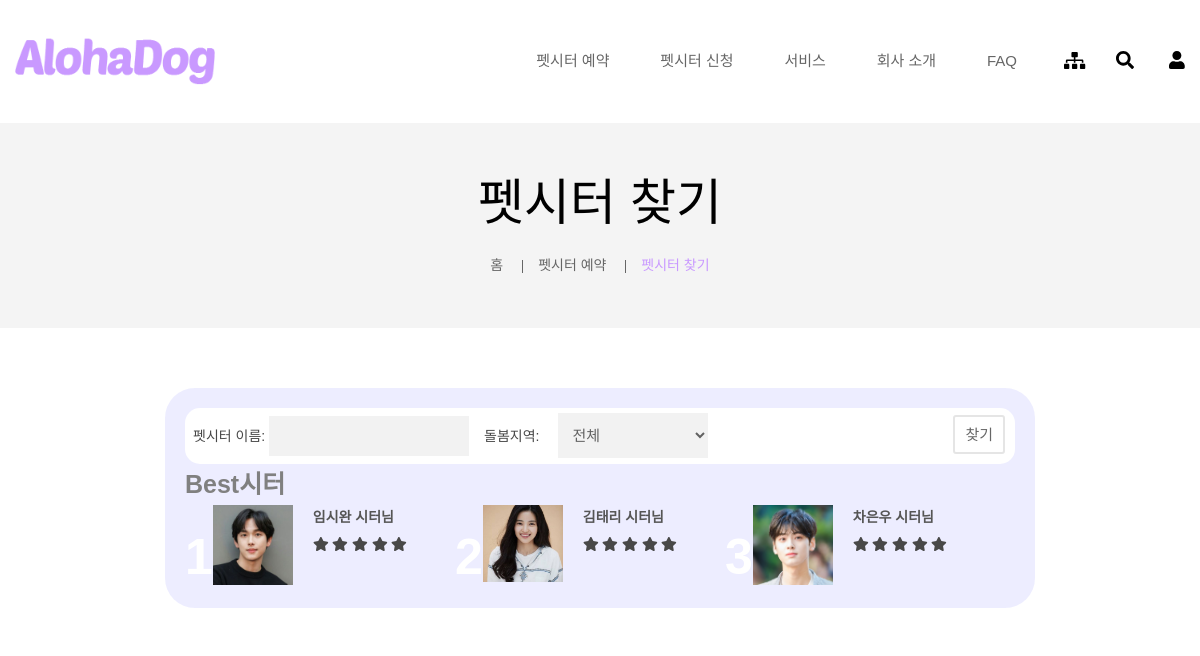
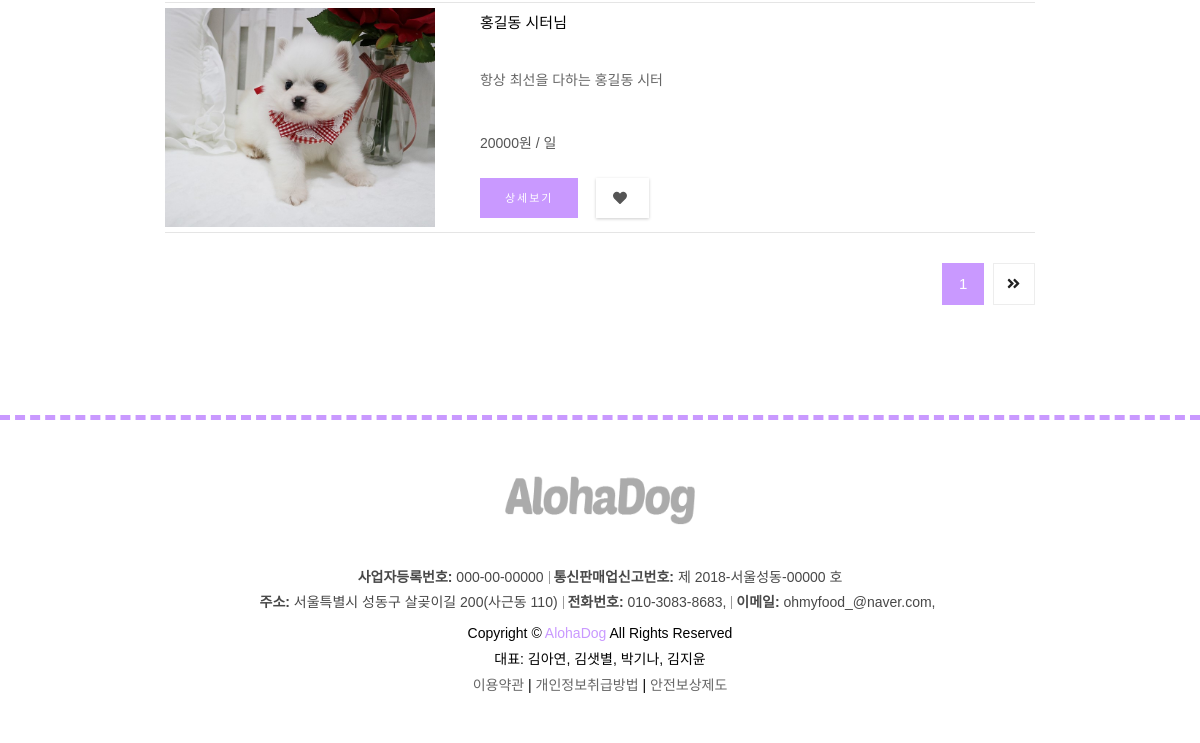
Before: /sitter with the older database file (2 pictures, top to bottom).
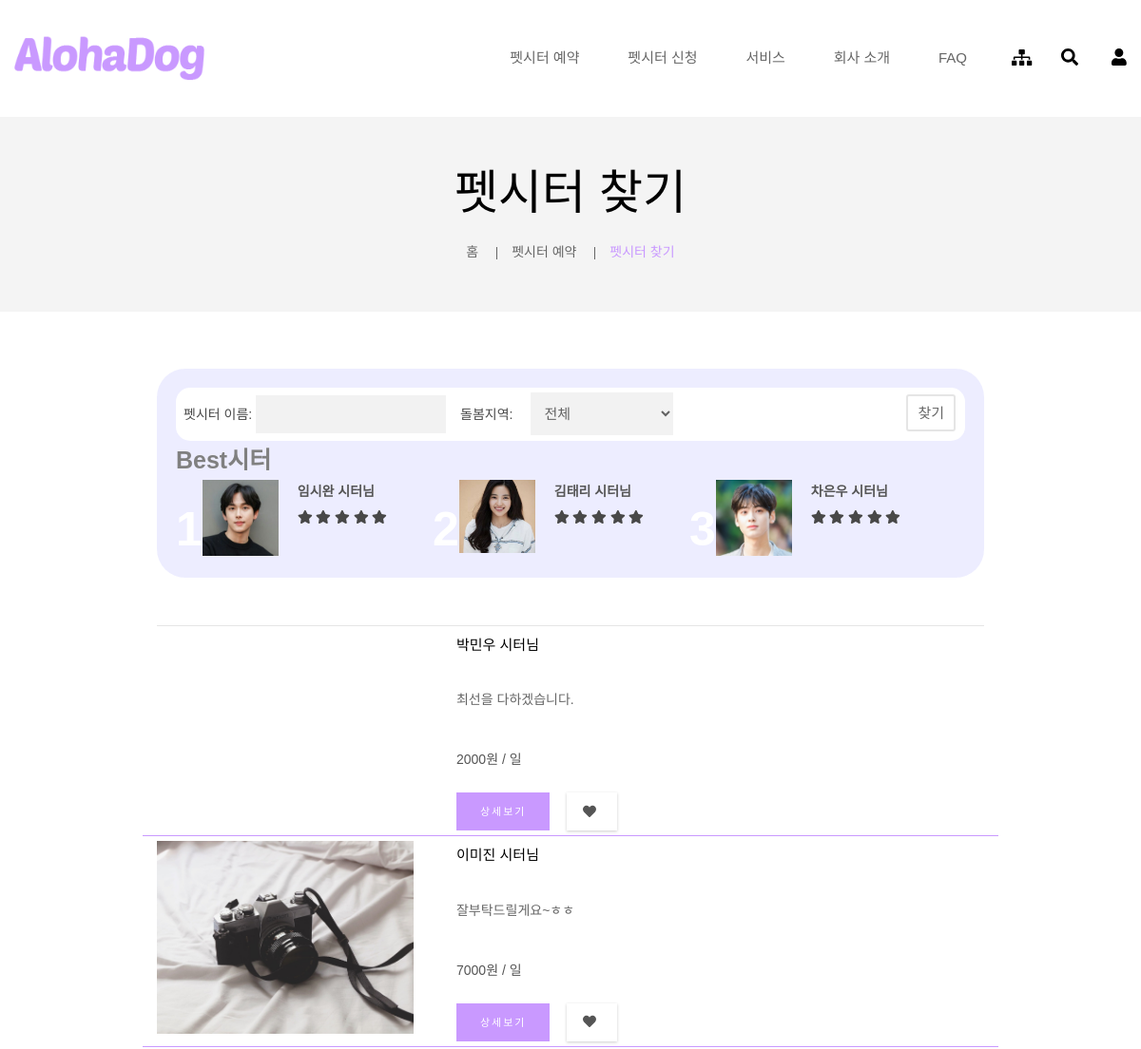
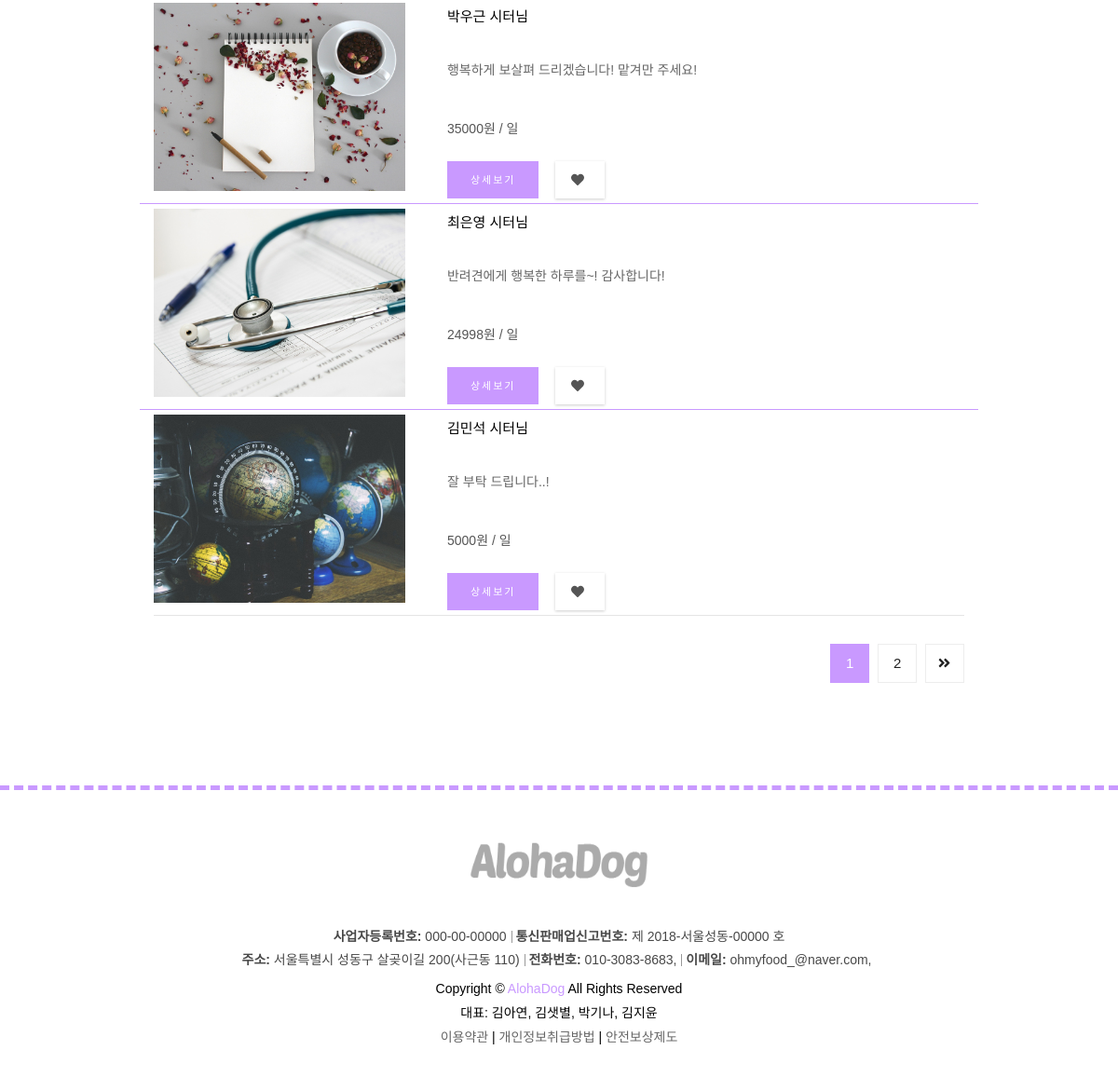
After: the same page with the newer database file (2 pictures, top to bottom).
### homepage/models.py (models this page shows, shortened)
class Sitter(models.Model):
    userprofile = models.OneToOneField('UserProfile', on_delete=models.CASCADE, verbose_name="시터이름")
    account_number = models.CharField(max_length=100, verbose_name="계좌번호")
    profile = models.ImageField(upload_to='profile/', verbose_name="프로필 사진")
    bank_name = models.CharField(max_length=10, choices=BANK_NAME_CHOICES, verbose_name="은행명")
    introduction = models.CharField(max_length=200, verbose_name="시터소개")
    free_services = models.CharField(max_length=100, verbose_name='무료 서비스')
    paid_services = models.CharField(max_length=100, verbose_name='유료 서비스')
    day_price = models.IntegerField(default=0, verbose_name='일당')
    care_zone = models.CharField(max_length=100, verbose_name='돌봄 공간')
    housemate_situation = models.CharField(max_length=100, verbose_name='가족 동거 유무')
    pet_situation = models.CharField(max_length=100, verbose_name='다른 반려동물 유무')
    qna = models.TextField(max_length=1000, verbose_name="QnA")

class UserProfile(models.Model):
    user = models.OneToOneField(settings.AUTH_USER_MODEL, on_delete=models.CASCADE, verbose_name='유저')
    name = models.CharField(max_length=50, verbose_name='회원 이름')
    sex = models.CharField(max_length=1, choices=SEX_CHOICES, verbose_name='회원 성별', default='F')
    birth_date = models.DateField(verbose_name='회원 생일')
    phone_number = models.CharField(max_length=20, verbose_name='회원 핸드폰번호')
    email = models.EmailField(max_length=50, verbose_name='회원 이메일')
    zip_code = models.CharField(max_length=10, verbose_name='우편 번호')
    address1 = models.CharField(max_length=50, verbose_name='회원 주소1')
    address2 = models.CharField(max_length=50, verbose_name='회원 주소2')
    profile = models.FileField(upload_to='uploads/', verbose_name='회원 사진')
    registration_datetime = models.DateTimeField(auto_now=True, verbose_name='회원가입일')
    membership_level = models.CharField(max_length=10, verbose_name='회원 등급', choices=MEMBER_SHIP_LEVEL_CHOICES,
                                        default='member')

### homepage/sitters.py (the view)
# urls.py: path('sitter', sitters.sitter_list, name='sitter_list'),
def sitter_list(request):
    search_keyword = request.GET.get('keyword')
    search_city = request.GET.get('city')
    page = request.GET.get('page')
    context = dict()
    if search_keyword or search_city:
        if search_keyword:
            context['search_keyword'] = search_keyword
            sitter = Sitter.objects.filter(userprofile__name__contains=search_keyword)
        else:
            sitter = Sitter.objects.all()
        if search_city and not search_city == "전체":
            context['search_city'] = search_city
            sitter = sitter.filter(userprofile__address1__contains=search_city)
        context['search_message'] = str(sitter.count()) + '개의 검색 결과가 있습니다.'
    else:
        sitter = Sitter.objects.all()
    paginator = Paginator(sitter, 5)
    sitter = paginator.get_page(page)
    context['sitters'] = sitter
    return render(request, 'sitter/sitter_list.html', context=context)

### templates/sitter/sitter_list.html (shortened to what this page needs)
{% extends "base.html" %}
{% load staticfiles %}
{% block extrastyle %}{% static "css/petsitterEmployment/findPetsitter.css" %}{% endblock %}
{% block content %}
    <div class="location-tow mb-60">
        <div class="container">
            <div class="row">
                <div class="col-12">
                    <div class="location-title">
                        <h1>펫시터 찾기</h1>
                    </div>
                    <div class="location-content location-content-tow">
                        <ul>
                            <li><a href="{% url 'index' %}">홈</a></li>
                            <li><a href="#">펫시터 예약</a></li>
                            <li class="active">펫시터 찾기</li>
                        </ul>
                    </div>
                </div>
            </div>
        </div>
    </div>
    <div class="blog-area white-bg pt-0 pb-0 mb-70">
        <div class="container">
            <div class="row">
                <div class="col-lg-9 ml-auto mr-auto">
                    <div class="blog_area blog_area_findpetsitter">
                        <div class="blog_area_top">
                            <div class="blog_area_top0">
                                <form action="" method="get">
                                    <div class="blog_area_top1">
                                        <span>펫시터 이름: </span>
                                        <span><input type="text" id="amount" name="keyword"
                                                     value="{{ search_keyword }}"
                                                     style="width: 200px; height: 40px"/></span>
                                    </div>
                                    <div class="blog_area_top2">
                                        <span>돌봄지역:</span>
                                        <span><select class="wide" name="city">
                                            <option data-display="Select">전체</option>
                                    </select></span>
                                    </div>
                                    <button type="submit" class="blog_area_top0_search">찾기</button>
                                </form>
                            </div>
                            <div class="blog_area_top3">
                                <h4>Best시터</h4>
                                <div class="blog_area_top3_content">
                                    <ul>
                                        <li class="blog_area_top3_li">
                                            <span class="blog_area_top3_num">1</span>
                                            <div class="blog_area_top3_thumb img-full">
                                                <a href=""><img src="{% static 'img/interested_petsitter/eu1.jpg' %}"
                                                                alt=""></a>
                                            </div>
                                            <div class="blog_area_top3_li_content">
                                                <h6><a href="">임시완 시터님</a></h6>
                                                <div class="blog_area_top3_li_review">
                                                    <i class="fa fa-star"></i>
                                                    <i class="fa fa-star"></i>
                                                    <i class="fa fa-star"></i>
                                                    <i class="fa fa-star"></i>
                                                    <i class="fa fa-star"></i>
                                                </div>
                                            </div>
                                        </li>
                                        <li class="blog_area_top3_li">
                                            <span class="blog_area_top3_num">2</span>
                                            <div class="blog_area_top3_thumb img-full">
                                                <a href="#"><img src="{% static 'img/interested_petsitter/eu2.jpg' %}"
                                                                 alt=""></a>
                                            </div>
                                            <div class="blog_area_top3_li_content">
                                                <h6><a href="#">김태리 시터님</a></h6>
                                                <div class="blog_area_top3_li_review">
                                                    <i class="fa fa-star"></i>
                                                    <i class="fa fa-star"></i>
                                                    <i class="fa fa-star"></i>
                                                    <i class="fa fa-star"></i>
                                                    <i class="fa fa-star"></i>
                                                </div>
                                            </div>
                                        </li>
                                        <li class="blog_area_top3_li">
                                            <span class="blog_area_top3_num">3</span>
                                            <div class="blog_area_top3_thumb img-full">
                                                <a href="#"><img src="{% static 'img/interested_petsitter/eu3.jpg' %}"
                                                                 alt=""></a>
                                            </div>
                                            <div class="blog_area_top3_li_content">
                                                <h6><a href="#">차은우 시터님</a></h6>
                                                <div class="blog_area_top3_li_review">
                                                    <i class="fa fa-star"></i>
                                                    <i class="fa fa-star"></i>
                                                    <i class="fa fa-star"></i>
                                                    <i class="fa fa-star"></i>
                                                    <i class="fa fa-star"></i>
                                                </div>
                                            </div>
                                        </li>
                                    </ul>
                                </div>
                            </div>
                        </div>
                        <div class="shop-product">
                            <div id="list">
                                <div class="product-list-view">
                                    <div class="product-list-item mb-0">
                                        {% for sitter in sitters %}
                                            <div class="row interestedC">
                                                <div class="col-md-4">
                                                    <div class="single-product">
                                                        <div class="product-img img-full">
                                                            <a href="{% url 'sitter_detail' 1 %}">
                                                                <img src="/media/{{ sitter.profile }}" alt="">
                                                            </a>
                                                        </div>
                                                    </div>
                                                </div>
                                                <div class="col-md-8">
                                                    <div class="product-content shop-list interestedCI">
                                                        <h2>
                                                            <a href="{% url 'sitter_detail' sitter.id %}">{{ sitter.userprofile.name }}
                                                                시터님</a></h2>
                                                        <div class="product-description">
                                                            <p>{{ sitter.introduction }}</p>
                                                        </div>
                                                        <div class="product-price">
                                                            <div class="price-box">
                                                                <span class="regular-price">{{ sitter.day_price }}원 / 일</span>
                                                            </div>
                                                        </div>
                                                        <div class="product-list-action">
                                                            <div class="add-btn">
                                                                <a href="{% url 'sitter_detail' sitter.id %}">상세보기</a>
                                                            </div>
                                                            <ul>
                                                                <li><a href="#" title="Whishlist"><i
                                                                        class="fa fa-heart"></i></a></li>
                                                            </ul>
                                                        </div>
                                                    </div>
                                                </div>
                                            </div>
                                        {% endfor %}
                                    </div>
                                </div>
                            </div>
                            <div class="product-pagination">
                                <ul>
                                    {% for page in sitters.paginator.page_range %}
                                        <li {% if page == sitters.number %} class="active"{% endif %}><a
                                                href="{% url 'sitter_list' %}?page=
                                                        {{ page }}{% if search_keyword %}&search_keyword={{ search_keyword }}{% endif %}{% if search_city %}&search_city={{ search_city }}{% endif %}">{{ page }}</a>
                                        </li>
                                    {% endfor %}
                                    <li><a href="{% url 'sitter_list' %}?page=
                                            {{ sitters.paginator.num_pages }}{% if search_keyword %}&search_keyword={{ search_keyword }}{% endif %}{% if search_city %}&search_city={{ search_city }}{% endif %}"><i
                                            class="fa fa-angle-double-right"></i></a></li>
                                </ul>
                            </div>
                        </div>
                    </div>
                </div>
            </div>
        </div>
    </div>
{% endblock %}

Changed rows visible on the page:
added Sitter: userprofile.name "박민우", introduction "최선을 다하겠습니다.", day_price "2000"
changed Sitter: profile: a different picture; userprofile.name "홍길동" → "이미진"; introduction "항상 최선을 다하는 홍길동 시터" → "잘부탁드릴게요~ㅎㅎ"; day_price "20000" → "7000"
added Sitter: profile (picture), userprofile.name "박우근", introduction "행복하게 보살펴 드리겠습니다! 맡겨만 주세요!", day_price "35000"
added Sitter: profile (picture), userprofile.name "최은영", introduction "반려견에게 행복한 하루를~! 감사합니다!", day_price "24998"
added Sitter: profile (picture), userprofile.name "김민석", introduction "잘 부탁 드립니다..!", day_price "5000"
Other visible differences:
new list line: "2"
